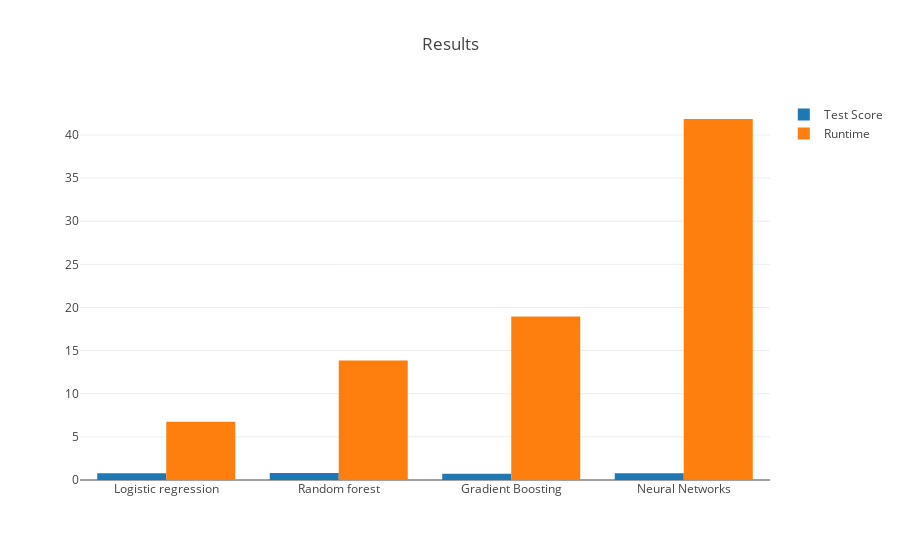

The notebook cell saved with this chart:
### Code cell
# (Heavily consider separating the two later)

trace1 = go.Bar(
    x = results.Model,
    y = results.Test_score,
    name = 'Test Score'
)

trace2 = go.Bar(
    x = results.Model,
    y = results.Runtime,
    name = 'Runtime'
)

data = [trace1, trace2]
layout = go.Layout(
    title = 'Results',
    barmode = 'group'
)

fig = go.Figure(data=data, layout=layout)
py.offline.iplot(fig, filename='stacked-bar')

### Figure 1 — Plotly figure (JSON) as saved in the notebook; plotly's stock layout.template omitted (floating-point values rounded to 4 significant figures)
{"data": [{"name": "Test Score", "type": "bar", "uid": "2b6795c2-c0ec-4edf-b500-18056e82c0d5", "x": ["Logistic regression", "Random forest", "Gradient Boosting", "Neural Networks"], "y": [0.7774, 0.8015, 0.737, 0.7916]}, {"name": "Runtime", "type": "bar", "uid": "4c10d3be-fbdb-4bd4-9b24-94d2159cf13c", "x": ["Logistic regression", "Random forest", "Gradient Boosting", "Neural Networks"], "y": [6.74, 13.84, 18.95, 41.85]}], "layout": {"barmode": "group", "title": "Results"}}
